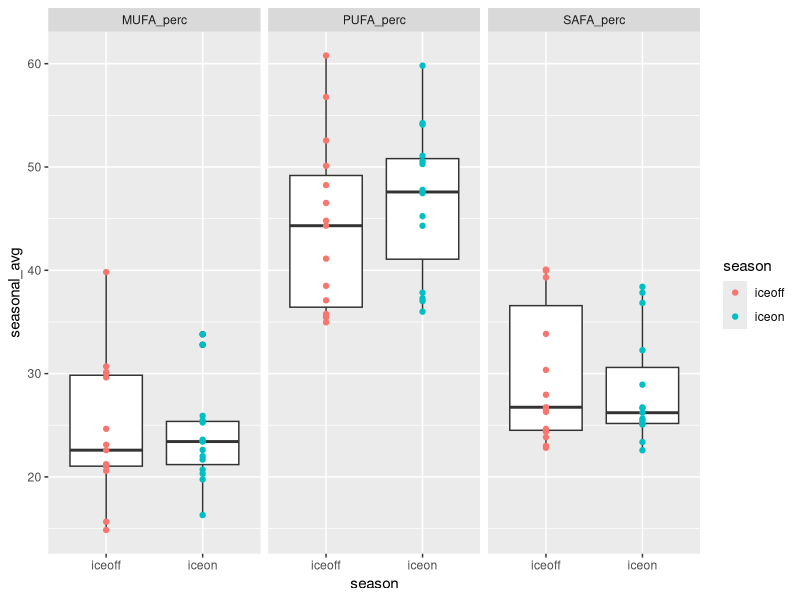
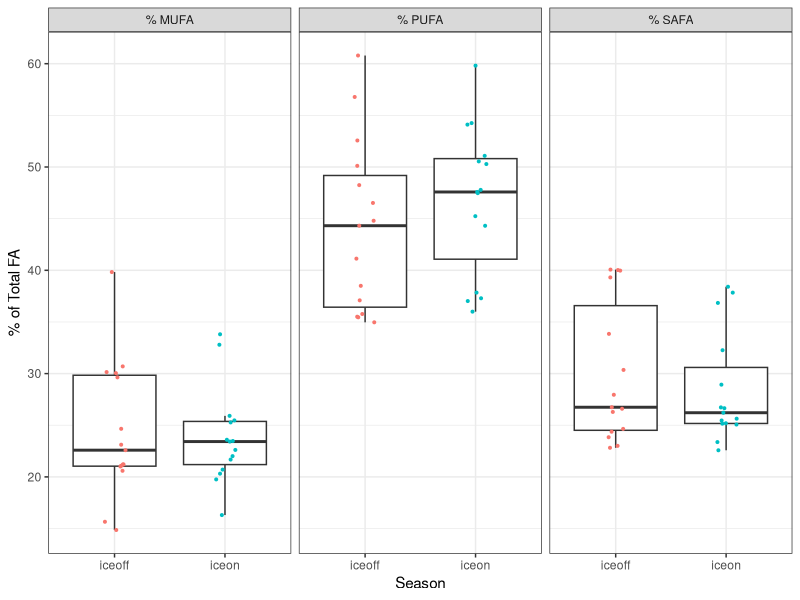

Here is the R script that generated these plots, in order:
# Script to look at fatty acids profile under ice vs summer stratification
# uses Hampton et al. ecology under lake ice dataset (ecology letters)
# and Galloway et al PLoS one paper fatty acid dataset

# ----> removes "other" phyto and finds new proportions

#libraries
library(dplyr)
library(reshape2)
library(tidyr)
library(ggplot2)

#===========================================================================
# ----> read in ecology under lake ice dataset and FA dataset
#===========================================================================

euli_orig <- read.csv("../Data/under_ice_data.csv", stringsAsFactors = FALSE)

fa_orig <- read.csv("../Data/PLoS_supp/S1_Dataset.csv", stringsAsFactors = FALSE)

#===========================================================================
# ----> wrangle ice phyto data
#===========================================================================

euli <- euli_orig %>% 
  #keep only columns of potential interest
  select(year, season, researcher, lakename, stationname, poolstation, lakeregloc, lakecountry,
         startday, startmonth, startyear, endday, endmonth, endyear,
         iceduration, fadata, avesecchidepth, avechla, 
         phytomethod, avephytomass, avephytocount,
         propchloro, propcrypto, propcyano, propdiatom, propdiatom, propotherphyto) %>% 
  #only interested when *not* all NA for phyto props
  filter(!(is.na(propchloro) & is.na(propcrypto) & is.na(propcyano) & 
           is.na(propdiatom) & is.na(propdiatom) & is.na(propotherphyto)))

#some lakes have multiple stations within lake
euli %>% 
  group_by(lakename) %>% 
  summarize(n = n_distinct(stationname)) %>% 
  filter(n > 1) %>% 
  as.data.frame()
#               lakename n
# 1 Blackstrap Reservoir 2
# 2     Lake Diefenbaker 3

euli %>% 
  group_by(lakename) %>% 
  summarize(n = n_distinct(poolstation)) %>% 
  as.data.frame() %>% 
  filter(n > 1)

#1:1 match lakename:poolstation
# filter(euli, lakename %in% c("Blackstrap Reservoir", "Lake Diefenbaker")) %>% select(lakename, stationname, poolstation)

#aggregate to lake/poolstation
euli_lakes_phytos <- euli %>% 
  #start by looking just at pytos, can circle back to incorporate snow/ice/secchi etc.
  select(year, season, lakename, poolstation, 
         propchloro, propcrypto, propcyano, propdiatom, propotherphyto) %>% 
  #group and aggregate
  group_by(lakename, poolstation, year, season) %>% 
  summarize(prop_chloro = mean(propchloro, na.rm = TRUE),
            prop_crypto = mean(propcrypto, na.rm = TRUE),
            prop_cyano = mean(propcyano, na.rm = TRUE),
            prop_diatom = mean(propdiatom, na.rm = TRUE),
            prop_other = mean(propotherphyto, na.rm = TRUE)) %>% 
  ungroup() %>% 
  as.data.frame()
  
summary(euli_lakes_phytos) #40 NA in crypto
str(euli_lakes_phytos) #205

#going to start by using only lakes with *NO NAs* for phytos
euli_phytos_complete <- euli_lakes_phytos %>% 
  filter(!(is.na(prop_chloro) | is.na(prop_crypto) | is.na(prop_cyano) | 
             is.na(prop_diatom) | is.na(prop_other)))
#158 obvs - only "complete" phyto profiles

#24 lakes in total
unique(euli_phytos_complete$lakename) 

#what's the temporal coverage?
#only want ones with matching iceon/iceoff
euli_phytos_complete %>% 
  group_by(lakename) %>% 
  summarize(seasons = n_distinct(season)) %>% 
  as.data.frame() %>% 
  arrange(seasons)

#identity lakes with both seasons per year
multi_seasons <- euli_phytos_complete %>% 
  group_by(lakename, year) %>% 
  summarize(seasons = n_distinct(season)) %>% 
  as.data.frame() %>% 
  arrange(seasons) %>% 
  filter(seasons > 1) %>% 
  mutate(lakeyear = paste(lakename, year, sep = "_"))

#keep only those lake/year/seasons
euli_phytos_complete_matching <- euli_phytos_complete %>% 
  mutate(lakeyear = paste(lakename, year, sep = "_")) %>% 
  filter(lakeyear %in% multi_seasons$lakeyear)

#make sure 1:1 match (i.e., iceon/iceoff in single year for lake - no missing pairs singles)
# euli_phytos_complete_matching %>% 
#   group_by(lakename, year) %>% 
#   summarize(n = n_distinct(season)) %>% 
#   filter(n != 2)
#correct

# filter(euli_phytos_complete, lakename == "Saanajarvi")
# filter(euli, lakename == "Saanajarvi")
#yep...being true to the data, we ignore Saanajarvi
#I think it's actually a goof in the euli data, 
#but moving forward without it...

#check out remaining
str(euli_phytos_complete_matching)
str(unique(euli_phytos_complete_matching$lakename)) 
#15 lakes

#temporal coverage
lake_years <- euli_phytos_complete_matching %>% 
  group_by(lakename) %>% 
  summarize(yrs = n_distinct(year)) %>% 
  arrange(yrs) %>% 
  as.data.frame()
#                lakename yrs
# 1  Blackstrap Reservoir   1
# 2   Broderick Reservoir   1
# 3      Lake Diefenbaker   1
# 4   Lake Santo Parmense   1
# 5     Lake Vanajanselka   1
# 6           Simoncouche   1
# 7      St. Denis Pond 1   1
# 8     St. Denis Pond 90   1
# 9  St. Denis Pond S5338   1
# 10  Lake Valkea-Kotinen   2
# 11             Lake 227   3
# 12             Lake 239   6
# 13      Scharmuetzelsee   9
# 14          Lake Monona  12
# 15         Lake Mendota  16

#may be interested in lakes with >= 3 years down the road
lake_years_3more <- filter(lake_years, yrs >= 3)

#make long to be equivalent to FA data
phytos_long <- euli_phytos_complete_matching %>% 
  select(-poolstation, -lakeyear) %>% 
  melt(id.vars = c("lakename", "year", "season")) %>% 
  rename(phyto_group = variable, prop = value)

#remove prop from group name
phytos_long$phyto_group <- gsub("prop_", "", phytos_long$phyto_group)

unique(phytos_long$phyto_group)
# "chloro"     "crypto"     "cyano"      "diatom"     "other"

#remove "other" phyto and find new total, then recalculate proportions
phyto_long_no_other <- phytos_long %>% 
  #remove "other" phyto group
  filter(phyto_group != "other") %>% 
  #for each lake/year/season (i.e. time point)
  group_by(lakename, year, season) %>% 
  #find new total proportion
  mutate(new_total = sum(prop),
         #find new proportion for phyto groups
         new_prop = prop/new_total) %>% 
  as.data.frame()

# summary(phyto_long_no_other)
# filter(phyto_long_no_other, new_total < 0.1)
# filter(phytos_long, phyto_group == "other" & prop > 0.5) %>% arrange(prop)

phyto_long_no_other <- phyto_long_no_other %>% 
  select(-prop, -new_total) %>% 
  rename(prop = new_prop)

#===========================================================================
# ----> wrangle FA data
#===========================================================================

fa <- fa_orig %>% 
  #only fresh water
  filter(Salinity == 0) %>% 
  #only proportional data
  filter(Data == "prop") %>% 
  #for now, don't care about experimental info
  select(Group, Class, Order, Genus, species,
         sumSAFA, sumMUFA, sumPUFA,
         c18.2w6, c18.3w6, c18.3w3,
         c18.4w3, c18.5w3, 
         c20.4w6, c20.5w3, c22.6w3)

unique(fa$Group)
# "Cyanobacteria" "Chlorophyta"   "Ochrophyta"    "Cryptophyta"   "Dinophyta"     "Euglenozoa"    "Rhodophyta"  

#crosswalk to match euli to FA
fa_equiv <- fa %>% 
  #crypto, chloro, cyano are direct matches
  mutate(fa_group = ifelse(Group == "Cryptophyta", "crypto", NA),
         fa_group = ifelse(Group == "Chlorophyta", "chloro", fa_group),
         fa_group = ifelse(Group == "Cyanobacteria", "cyano", fa_group),
         #diatoms are everything in these 3 classes in FA data
         fa_group = ifelse(Class %in% c("Bacillariophyceae", "Fragilariophyceae", "Coscinodiscophyceae"),
                           "diatom", fa_group))

# fa_equiv %>% 
#   select(Group, fa_group) %>% 
#   unique()
# 
# fa_equiv %>% 
#   select(Group, Class, fa_group) %>% 
#   unique()
#
# fa_equiv %>% group_by(fa_group) %>% summarize(n = n_distinct(Genus)) %>% as.data.frame()
#   fa_group  n
# 1   chloro 13
# 2   crypto  2
# 3    cyano 22
# 4   diatom  8
# 5     <NA> 11


#===========================================================================
# ----> aggregate FA data
#===========================================================================

#aggregate to level of fa_group (average)

fa_group_avgs <- fa_equiv %>% 
  group_by(fa_group) %>% 
  summarize(grp_avg_sumSAFA = mean(sumSAFA, na.rm = TRUE),
            grp_avg_sumMUFA = mean(sumMUFA, na.rm = TRUE),
            grp_avg_sumPUFA = mean(sumPUFA, na.rm = TRUE),
            grp_avg_c18.2w6 = mean(c18.2w6, na.rm = TRUE),
            grp_avg_c18.3w6 = mean(c18.3w6, na.rm = TRUE),
            grp_avg_c18.3w3 = mean(c18.3w3, na.rm = TRUE),
            grp_avg_c18.4w3 = mean(c18.4w3, na.rm = TRUE),
            grp_avg_c18.5w3 = mean(c18.5w3, na.rm = TRUE),
            grp_avg_c20.4w6 = mean(c20.4w6, na.rm = TRUE),
            grp_avg_c20.5w3 = mean(c20.5w3, na.rm = TRUE),
            grp_avg_c22.6w3 = mean(c22.6w3, na.rm = TRUE)) %>% 
  as.data.frame()

# fa_group_avgs

#===========================================================================
# ----> combine EULI and FA datasets
#===========================================================================

head(phyto_long_no_other) #lake, year, season, group, prop
head(fa_group_avgs) #group, FAs

#combine euli and FA - have group, proportion, and FA data
full_dat <- merge(phyto_long_no_other, fa_group_avgs, 
                  by.x = "phyto_group", by.y = "fa_group", 
                  all.x = TRUE)

# From LTER FA script:
# What we want is "what are the average proportions of SAFA, MUFA, PUFA 
# present in the community, irrespective of total biomass?" 
# (i.e. we know there is higher biomass in summer - the Circus Circus buffet)
# SH: pretty sure that what we want then is:(biomass_dry_weight * sumSAFA)/total dry weight
# This is already a proportion (biomass/total) so can do prop * FA

#weight data accordingly
full_dat_weighted <- full_dat %>% 
  #prop phyto (already biomass/total biomass) * prop FA
  mutate(sumSAFA_prop = grp_avg_sumSAFA * prop,
         sumMUFA_prop = grp_avg_sumMUFA * prop, 
         sumPUFA_prop = grp_avg_sumPUFA * prop,
         prop_c18.2w6 = grp_avg_c18.2w6 * prop,
         prop_c18.3w6 = grp_avg_c18.3w6 * prop,
         prop_c18.3w3 = grp_avg_c18.3w3 * prop,
         prop_c18.4w3 = grp_avg_c18.4w3 * prop,
         prop_c18.5w3 = grp_avg_c18.5w3 * prop,
         prop_c20.4w6 = grp_avg_c20.4w6 * prop,
         prop_c20.5w3 = grp_avg_c20.5w3 * prop,
         prop_c22.6w3 = grp_avg_c22.6w3 * prop) %>% 
  #keep only columns of interest
  #for now, only SAFA, MUFA, PUFA
  select(lakename, year, season, phyto_group, 
         sumSAFA_prop, sumMUFA_prop, sumPUFA_prop,
         prop_c18.2w6,prop_c18.3w6,  prop_c18.3w3,
         prop_c18.4w3, prop_c18.5w3,
         prop_c20.4w6, prop_c20.5w3, 
         prop_c22.6w3)

# full_dat_weighted %>%
#   group_by(lakename, year, season) %>%
#   summarize(totSAFA = sum(sumSAFA_prop, na.rm = TRUE),
#             totMUFA = sum(sumMUFA_prop, na.rm = TRUE),
#             totPUFA = sum(sumPUFA_prop, na.rm = TRUE),
#             total = totSAFA + totMUFA + totPUFA) %>%
#   as.data.frame() %>%
#   summary()


#sum within lake/time point (get community-level FA)
full_dat_weighted_comm <- full_dat_weighted %>% 
  group_by(lakename, year, season) %>% 
  #sum across phyto groups
  summarize(MUFA_perc = sum(sumMUFA_prop, na.rm = TRUE),
            PUFA_perc = sum(sumPUFA_prop, na.rm = TRUE),
            SAFA_perc = sum(sumSAFA_prop, na.rm = TRUE),
            perc_c18.2w6 = sum(prop_c18.2w6, na.rm = TRUE),
            perc_c18.3w6 = sum(prop_c18.3w6, na.rm = TRUE),
            perc_c18.3w3 = sum(prop_c18.3w3, na.rm = TRUE),
            perc_c18.4w3 = sum(prop_c18.4w3, na.rm = TRUE),
            perc_c18.5w3 = sum(prop_c18.5w3, na.rm = TRUE),
            perc_c20.4w6 = sum(prop_c20.4w6, na.rm = TRUE),
            perc_c20.5w3 = sum(prop_c20.5w3, na.rm = TRUE),
            perc_c22.6w3 = sum(prop_c22.6w3, na.rm = TRUE)) %>% 
  as.data.frame()

# full_dat_weighted_comm %>% 
#   mutate(total_FA = MUFA_perc + PUFA_perc + SAFA_perc) %>% 
#   summary()
#like above, ranges from ~97 to 99, good

#this format matches LTER_FA_20180217 
#(detailed look at lakes ME/MO)

head(full_dat_weighted_comm)

#write to csv for use in other scripts
write.csv(full_dat_weighted_comm, "../Data/EULI_lake_year_season_community_FAs.csv", row.names = FALSE)

#make a verion with one point per lake/season (aggregate across years)
#include standard deviation as measure of variance, as well as count
full_dat_weighted_comm_agg <- full_dat_weighted_comm %>% 
  group_by(lakename, season) %>% 
  #using __ so can separate later
  summarize(n_years = n_distinct(year),
            seasonal_avg__MUFA_perc = mean(MUFA_perc, na.rm = TRUE),
            sd__MUFA_perc = sd(MUFA_perc, na.rm = TRUE),
            seasonal_avg__PUFA_perc = mean(PUFA_perc, na.rm = TRUE),
            sd__PUFA_perc = sd(PUFA_perc, na.rm = TRUE),
            seasonal_avg__SAFA_perc = mean(SAFA_perc, na.rm = TRUE),
            sd__SAFA_perc = sd(SAFA_perc, na.rm = TRUE),
            
            seasonal_avg__c18.2w6 = mean(perc_c18.2w6, na.rm = TRUE),
            seasonal_avg__c18.3w6 = mean(perc_c18.3w6, na.rm = TRUE),
            seasonal_avg__c18.3w3 = mean(perc_c18.3w3, na.rm = TRUE),
            seasonal_avg__c18.4w3 = mean(perc_c18.4w3, na.rm = TRUE),
            seasonal_avg__c18.5w3 = mean(perc_c18.5w3, na.rm = TRUE),
            seasonal_avg__c20.4w6 = mean(perc_c20.4w6, na.rm = TRUE),
            seasonal_avg__c20.5w3 = mean(perc_c20.5w3, na.rm = TRUE),
            seasonal_avg__c22.6w3 = mean(perc_c22.6w3, na.rm = TRUE),
            
            sd__c18.2w6 = sd(perc_c18.2w6, na.rm = TRUE),
            sd__c18.3w6 = sd(perc_c18.3w6, na.rm = TRUE),
            sd__c18.3w3 = sd(perc_c18.3w3, na.rm = TRUE),
            sd__c18.4w3 = sd(perc_c18.4w3, na.rm = TRUE),
            sd__c18.5w3 = sd(perc_c18.5w3, na.rm = TRUE),
            sd__c20.4w6 = sd(perc_c20.4w6, na.rm = TRUE),
            sd__c20.5w3 = sd(perc_c20.5w3, na.rm = TRUE),
            sd__c22.6w3 = sd(perc_c22.6w3, na.rm = TRUE)) %>% 
  as.data.frame()

# full_dat_weighted_comm_agg %>% 
#   mutate(total_FA = seasonal_avg__MUFA_perc + seasonal_avg__PUFA_perc + seasonal_avg__SAFA_perc) %>% 
#   summary()

head(full_dat_weighted_comm_agg)

write.csv(full_dat_weighted_comm_agg, "../Data/EULI_lake_seasonal_community_FAs.csv", row.names = FALSE)


###########################
# Section started 2018 May 30, SP and MB
full_dat_weighted_comm_agg


full_dat_weighted_comm_ag_long <- melt(data = full_dat_weighted_comm_agg, 
     measure.vars = c("seasonal_avg__MUFA_perc","seasonal_avg__PUFA_perc","seasonal_avg__SAFA_perc"),
     id.vars = c("lakename","season","n_years"))

full_dat_weighted_comm_ag_long$variable<-as.character(full_dat_weighted_comm_ag_long$variable)
full_dat_weighted_comm_ag_long$variable[which(full_dat_weighted_comm_ag_long$variable=="seasonal_avg__MUFA_perc")]<-"% MUFA"
full_dat_weighted_comm_ag_long$variable[which(full_dat_weighted_comm_ag_long$variable=="seasonal_avg__PUFA_perc")]<-"% PUFA"
full_dat_weighted_comm_ag_long$variable[which(full_dat_weighted_comm_ag_long$variable=="seasonal_avg__SAFA_perc")]<-"% SAFA"



euli_onelake_oneseason_onevalue<-ggplot(data = full_dat_weighted_comm_ag_long, aes(x = season, y = value)) + 
  geom_boxplot(outlier.shape="") +
#  geom_point(aes(color = season)) + 
  geom_jitter(aes(color = season), width = 0.1,size=0.7) +  
  facet_wrap(~variable) +
  ylab('% of Total FA')+
  xlab('Season')+
  theme_bw()+
  theme(legend.position="none")

#png(filename = "../Figures/euli_onelake_oneseason_onevalue.png",width = 6, height = 6, units = "in", res = 500)
png(filename = "../Figures/euli_onelake_oneseason_onevalue.png",width = 4, height = 2.5, units = "in", res = 500)
euli_onelake_oneseason_onevalue
dev.off()

###########################

# checking for consistency with Labou aggregtion method??

dat_long_seasonal_points <- full_dat_weighted_comm_agg %>% 
  #make long
  melt(id.vars = c("lakename", "season", "n_years")) %>% 
  #split variable column name
  separate(variable, into = c("agg_type", "FA_type"), sep = "__") %>% 
  #make wide so have column for avg and sd
  dcast(lakename + season + n_years + FA_type ~ agg_type, value.var = "value")


ggplot(data = subset(dat_long_seasonal_points,dat_long_seasonal_points$FA_type %in% 
                       c("MUFA_perc","PUFA_perc","SAFA_perc")), aes(x = season, y = seasonal_avg)) + 
  geom_boxplot() + 
  geom_point(aes(color = season)) + 
  facet_wrap(~FA_type)


